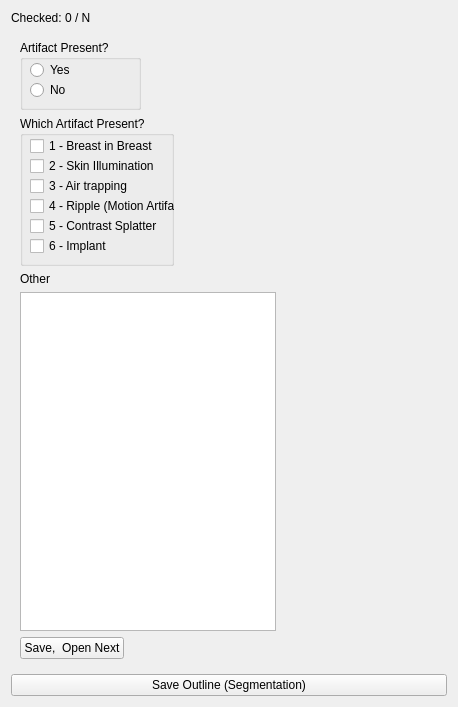
<?xml version="1.0" encoding="UTF-8"?>
<ui version="4.0">
 <class>NiftyViewer</class>
 <widget class="qMRMLWidget" name="NiftyViewer">
  <property name="geometry">
   <rect>
    <x>0</x>
    <y>0</y>
    <width>458</width>
    <height>707</height>
   </rect>
  </property>
  <layout class="QVBoxLayout" name="verticalLayout">
   <item>
    <widget class="QLabel" name="status_checked">
     <property name="text">
      <string>Checked: 0 / N</string>
     </property>
    </widget>
   </item>
   <item>
    <widget class="ctkCollapsibleButton" name="inputsCollapsibleButton" native="true">
     <property name="text" stdset="0">
      <string>Artifact Present</string>
     </property>
     <layout class="QFormLayout" name="formLayout_2">
      <item row="8" column="0">
       <widget class="QGroupBox" name="buttongroup">
        <property name="minimumSize">
         <size>
          <width>0</width>
          <height>150</height>
         </size>
        </property>
        <property name="title">
         <string>Which Artifact Present?</string>
        </property>
        <widget class="QCheckBox" name="checkBox_1">
         <property name="geometry">
          <rect>
           <x>10</x>
           <y>20</y>
           <width>151</width>
           <height>20</height>
          </rect>
         </property>
         <property name="text">
          <string>1 - Breast in Breast</string>
         </property>
        </widget>
        <widget class="QCheckBox" name="checkBox_2">
         <property name="geometry">
          <rect>
           <x>10</x>
           <y>40</y>
           <width>151</width>
           <height>20</height>
          </rect>
         </property>
         <property name="text">
          <string>2 - Skin Illumination</string>
         </property>
        </widget>
        <widget class="QCheckBox" name="checkBox_3">
         <property name="geometry">
          <rect>
           <x>10</x>
           <y>60</y>
           <width>151</width>
           <height>20</height>
          </rect>
         </property>
         <property name="text">
          <string>3 - Air trapping</string>
         </property>
        </widget>
        <widget class="QCheckBox" name="checkBox_4">
         <property name="geometry">
          <rect>
           <x>10</x>
           <y>80</y>
           <width>151</width>
           <height>20</height>
          </rect>
         </property>
         <property name="text">
          <string>4 - Ripple (Motion Artifact) </string>
         </property>
        </widget>
        <widget class="QCheckBox" name="checkBox_5">
         <property name="geometry">
          <rect>
           <x>10</x>
           <y>100</y>
           <width>151</width>
           <height>20</height>
          </rect>
         </property>
         <property name="text">
          <string>5 - Contrast Splatter</string>
         </property>
        </widget>
        <widget class="QCheckBox" name="checkBox_6">
         <property name="geometry">
          <rect>
           <x>10</x>
           <y>120</y>
           <width>151</width>
           <height>20</height>
          </rect>
         </property>
         <property name="text">
          <string>6 - Implant</string>
         </property>
        </widget>
       </widget>
      </item>
      <item row="11" column="0">
       <widget class="QLabel" name="status_checked_2">
        <property name="text">
         <string>Other</string>
        </property>
       </widget>
      </item>
      <item row="12" column="0">
       <widget class="QPlainTextEdit" name="comment"/>
      </item>
      <item row="13" column="0">
       <widget class="QPushButton" name="save_and_next">
        <property name="text">
         <string>Save,  Open Next</string>
        </property>
        <property name="shortcut">
         <string>Ctrl+Return</string>
        </property>
       </widget>
      </item>
      <item row="7" column="0">
       <widget class="QGroupBox" name="buttongroup_0">
        <property name="minimumSize">
         <size>
          <width>0</width>
          <height>70</height>
         </size>
        </property>
        <property name="title">
         <string>Artifact Present? </string>
        </property>
        <widget class="QRadioButton" name="radioButton_1">
         <property name="geometry">
          <rect>
           <x>10</x>
           <y>20</y>
           <width>100</width>
           <height>20</height>
          </rect>
         </property>
         <property name="text">
          <string>Yes</string>
         </property>
        </widget>
        <widget class="QRadioButton" name="radioButton_2">
         <property name="geometry">
          <rect>
           <x>10</x>
           <y>40</y>
           <width>100</width>
           <height>20</height>
          </rect>
         </property>
         <property name="text">
          <string>No</string>
         </property>
        </widget>
       </widget>
      </item>
     </layout>
    </widget>
   </item>
   <item>
    <widget class="QPushButton" name="overwrite_mask">
     <property name="text">
      <string>Save Outline (Segmentation)</string>
     </property>
    </widget>
   </item>
  </layout>
 </widget>
 <customwidgets>
  <customwidget>
   <class>ctkCollapsibleButton</class>
   <extends>QWidget</extends>
   <header>ctkCollapsibleButton.h</header>
   <container>1</container>
  </customwidget>
  <customwidget>
   <class>qMRMLWidget</class>
   <extends>QWidget</extends>
   <header>qMRMLWidget.h</header>
   <container>1</container>
  </customwidget>
 </customwidgets>
 <resources/>
 <connections/>
</ui>
